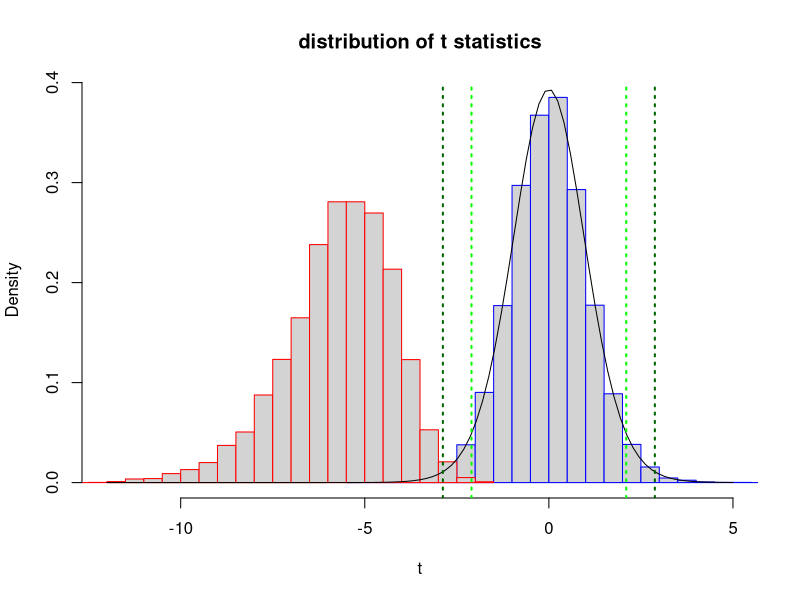

Here is the R script that generated this plot:
### 平均の差の検定 (等分散の場合)
set.seed(123) # 乱数のシード値の設定
mu1 <- 5   # X/Yの平均
mu2 <- 7.5 # Yの平均
sigma <- 1 # 分散
m <- 8     # Xのデータ数
n <- 12    # Yのデータ数
## 帰無仮説が正しい場合 (平均が等しい)
x <- rnorm(m, mean=mu1, sd=sigma) 
y <- rnorm(n, mean=mu1, sd=sigma) 
t.test(x, y, var.equal=TRUE) # 等分散を仮定してt検定を実行
## 帰無仮説が誤りの場合 (平均が異なる)
x <- rnorm(m, mean=mu1, sd=sigma) 
y <- rnorm(n, mean=mu2, sd=sigma) 
t.test(x, y, var.equal=TRUE) # 等分散を仮定してt検定を実行
## 実験を繰り返した場合の検定の棄却率の確認
mytest <- function(x, y){ 
  res <- t.test(x, y, var.equal=TRUE) # 等分散を仮定してt検定を実行
  t.val <- res$statistic # 検定統計量の値
  p.val <- res$p.value   # p値
  return(c(t.val, p=p.val))
}
## Monte-Carlo実験
mc <- 10000 # 実験回数
## 帰無仮説が正しい場合 (XとYの平均は等しい)
res1 <- as.data.frame(t( 
    replicate(mc, mytest(rnorm(m, mean=mu1, sd=sigma),
                         rnorm(n, mean=mu1, sd=sigma)))
))
mean(res1$p < 0.05) # 有意水準5%で棄却された実験の割合
mean(res1$p < 0.01) # 有意水準1%で棄却された実験の割合
## 帰無仮説が誤りの場合 (XとYの平均は異なる)
res2 <- as.data.frame(t( 
    replicate(mc, mytest(rnorm(m, mean=mu1, sd=sigma),
                         rnorm(n, mean=mu2, sd=sigma)))
))
mean(res2$p < 0.05) # 有意水準5%で棄却された実験の割合
mean(res2$p < 0.01) # 有意水準1%で棄却された実験の割合
## 検定統計量のヒストグラム
hist(res1$t, freq=FALSE, xlim=c(-12, 5), breaks=20, border="blue",
     main="distribution of t statistics", xlab="t")
hist(res2$t, freq=FALSE, add=TRUE, breaks=20, border="red")
## 帰無分布の理論曲線
curve(dt(x, df=m+n-2), add=TRUE)
## 棄却域の可視化(有意水準5%)
abline(v=c(-qt(0.975, df=m+n-2),qt(0.975, df=m+n-2)),
       lty=3, lwd=2, col="green") 
## 棄却域の可視化(有意水準1%)
abline(v=c(-qt(0.995, df=m+n-2),qt(0.995, df=m+n-2)),
       lty=3, lwd=2, col="darkgreen") 
